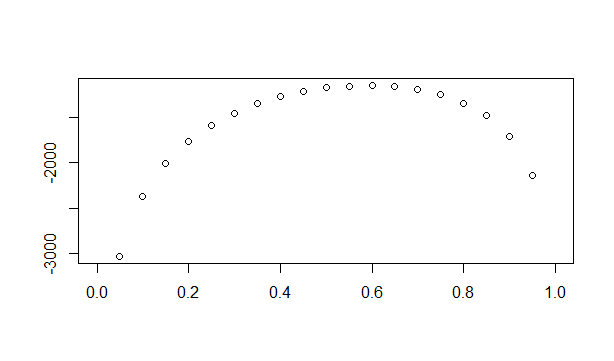

Write the R code that produced this figure.
rm(list=ls())
###Given: p=0.6,n=1000

###Part a
sampling<-seq(1,1000,by=1)
y.geom<-rgeom(1000,prob=0.6)
mlle=1000/(sum(y.geom)+1000)
loglikelihood.geom<-(1000*log(mlle)) + (sum(y.geom)*log(1-mlle))
print(mlle)
print(loglikelihood.geom)

###Part b
loglikvalue.geom<-function(theta.geom,x)
{
  loglikelihood.geom<-(1000*log(theta.geom)) + (sum(x)*log(1-theta.geom))
  return(loglikelihood.geom)
}

theta.values<-seq(0,1,by=0.05) ### generating a sequence of lambda
ll.geom<-loglikvalue.geom(theta.values,y.geom)
data.geom<-data.frame(cbind(theta.values,ll.geom))
plot(data.geom[,1],data.geom[,2],xlab="",ylab="")
